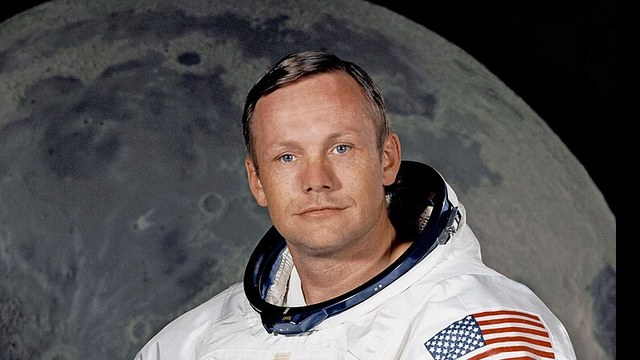
#> input picture dev/e2e/fixtures/face.jpg, 640 x 360 px
$ python pad_screenshots.py ../e2e/fixtures/face.jpg
#> lines starting #> are read from the running program, lines starting #| are printed output that depends on the picture
# Fits store screenshots into exactly 1280x800 (scaled down to fit, never
# stretched, padded with white) and writes them to dist/store-assets/.
# Works on macOS, Windows and Linux. Needs: pip install pillow
# Usage: python dev/tools/pad_screenshots.py <image> [<image> ...]
import os, sys
from PIL import Image

REPO = os.path.abspath(os.path.join(os.path.dirname(__file__), '..', '..'))
OUT = os.path.join(REPO, 'dist', 'store-assets')
W, H = 1280, 800


def main(paths):
    if not paths:
        sys.exit(__doc__ or 'usage: python dev/tools/pad_screenshots.py <image> ...')
    os.makedirs(OUT, exist_ok=True)
    for p in paths:
        im = Image.open(p).convert('RGB')
#> im is the input picture: PIL image 640x360 RGB; mean R, G, B 88.9, 83.7, 83.1
        k = min(W / im.width, H / im.height, 1)
#> k = 1
        im = im.resize((round(im.width * k), round(im.height * k)), Image.LANCZOS)
        page = Image.new('RGB', (W, H), 'white')
#> page: PIL image 1280x800 RGB; every value is 255
        page.paste(im, ((W - im.width) // 2, (H - im.height) // 2))
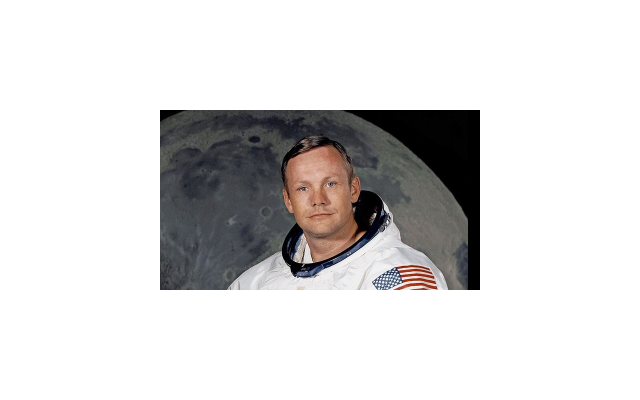
#> page: PIL image 1280x800 RGB (shown at 1/2 size); mean R, G, B 217.6, 216.5, 216.3
        dest = os.path.join(OUT, os.path.splitext(os.path.basename(p))[0] + '.png')
        page.save(dest)
        print(os.path.relpath(dest, REPO).replace(os.sep, '/'))


if __name__ == '__main__':
    main(sys.argv[1:])
